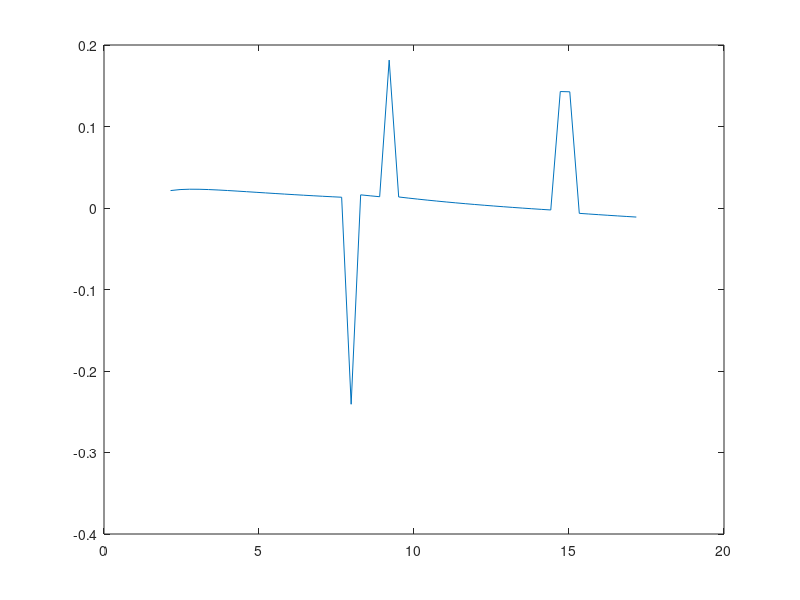

Recreate this plot in MATLAB. (Note: this script raises an error after producing the figure.)
% ==========================
% Problem set solving the stochastic neoclassical growth model different
% ways
% ==========================
% clear the workspace
clear
% close all figures
close all
%addpath('C:\Users\tbroer\Dropbox\Teaching\PSE\2021 Quantitative Macro\Problem sets\PS RBC')
%addpath('C:\Users\tbroer\Dropbox\Teaching\PSE\2021 Quantitative Macro\Problem sets')

% ============
% parameters
% ============
alpha=0.4; % capital share - this is alpha
beta = 0.99; % discount factor
rho = 0.95;   % persistence of TFP shock
sigma = 2.00000001; % CRRA coefficient (for 1 equals log, but need to replace the function, so set close to 1)
delta=0.1;

% ============
% options and convergence criteria
% ============

Howard =0; % set to 1 if you want to do policy fct iteration / Howard improvement
criter_V = 1e-7; % conv criterion for value function
N=50; % number of grid points
linear=1; % grid linear or not

%mean of capital non-stochastic steady state
kbar=((1/beta-1+delta)/(alpha))^(1/(alpha-1));
k_0 = 0.75*kbar;


% ==============
% 0. Grids,  etc
% ==============

% center the grid around mean of capital non-stochastic steady state
kbar=((1/beta-1+delta)/(alpha))^(1/(alpha-1));
% the grid
if delta==1
    if linear==1
        % linear sequence kbar -2kbar in N steps
        kgrid=linspace(kbar/2,2*kbar,N);
    else
        % linear sequence 0-0.5 in N steps, divided by 0.5 all to the power
        % of 5; times 1.5kbar
        temp=linspace(0,0.5,N).^5/0.5^5*(2*kbar-kbar/2);
        % 0.5kbar + temp
        kgrid=kbar/2+temp;
    end
else
    % if delta ~= 1, linear sequence 0.25kbar-2kbar in N steps
    kgrid=linspace(kbar/4 ,2*kbar,N);
end

% ==============
% 1. analytical case delta=1, finite T and infinite T
% ==============

alpha=0.4; % capital share - this is alpha
beta = 0.99; % discount factor
rho = 0.95;   % persistence of TFP shock
sigma = 2.00000001; % CRRA coefficient (for 1 equals log, but need to replace the function, so set close to 1)
delta=0.1;

% a. analytical policies, finite and infinite horizon


if delta==1 % only makes sense for delta=1
    k_analyt=zeros(1,T);
    
    k_analyt(1)=k_0;
    k_analyt_finite(1)=k_0;
    for t=2:T
        k_analyt(t)=(alpha*beta)*k_analyt(t-1)^alpha;
        temp=0;
        if t<T
            for i=t:T-1
                temp=alpha*beta*(1+temp);
            end
        end
        coef(t)=temp/(1+temp);
        k_analyt_finite(t)=coef(t)*k_analyt_finite(t-1)^alpha;
    end
    for i=1:N
        kprime_analyt(i)=(alpha*beta)*kgrid(i)^alpha;
    end
end
%%
% ==============
% 2. Value function iteration (solve with and w/o Howard / policy function iteration), infinite T
% ==============

%pre-allocate matrices c, u for speed
u = zeros(N,N);
c = zeros(N,N);

% one period return
for i=1:N
    for j=1:N %Think if kgrid(j) is correct or should maybe be kprime for the - kgrid(j)
        c(i,j)= kgrid(i)^alpha - kgrid(j) + (1-delta)*kgrid(i);
        if c(i,j)>0
            u(i,j)=(c(i,j)^(1-sigma) -1)/(1-sigma);
        else
            %But I think the above should be correct, bc of same structure
            %here
            u(i,j)=-1e50*((kgrid(i)^alpha+(1-delta)*kgrid(i)-kgrid(j))<=0);
        end
    end
end

% initial guesses and preallocations
dV=1;

%V= k_0^alpha - kgrid + (1-delta)*k_0;
%V= (V.^(1-sigma) -1)/(1-sigma);
% Alternative initial value definition
V = zeros(1,N);
VV = zeros(N,N);
Vnew = zeros(1,N);
kprime = zeros(1,N);
iter=0;
tic

% main loop
while dV>criter_V
    iter=iter+1;
    for i=1:N % loop over capital today
        for j=1:N %... and over capital tomorrow
            VV(i,j)= u(i,j) + beta*V(j); %this is without the interpolation
            %valuefun(kgrid(j), kgrid, kgrid(i), alpha, sigma, V, delta, beta); % calculate value for each i,j
        end
        % take maximum over capital tomorrow
        % IS this sum columnwise and take the one with max???
        [Vnew(i), maxI]= max(VV(i,:));
        %[max_V, max_I] = max(sum(VV, 2));
        %Vnew = VV(:, max_I);%[ xxxx FILL THIS IN xxxx ]
        % record policy function - doesnt make sense
        kprime(i) = kgrid(maxI);
    end
    % Howard - doesn't help much here
    if Howard==1 && iter>3
        dVV=1;
        while dVV>criter_V
            for i=1:N
                %Vnewhow(i)=[ xxxx FILL THIS IN xxxx ]
                clear temp
            end
            dVV=max(max(abs(Vnewhow-Vnew)));
            %disp(dVV)
            Vnew=Vnewhow;
        end
    end
    
    % calculate convergence criterion - why the double max() here?
    % but basically, we stop if the old-new difference in values is small
    dV=max(max(abs(Vnew-V)));
    % updated value function
    V=Vnew;
    disp('dV')
    disp(dV)
end

V_disc_VFI=V;
toc

%% Build plots for policy functions - Plot policy function k'(k)


plot(kgrid, kprime), xlabel('Capital values at t'), ylabel('Capital level at t+1');

plot(kgrid, V), xlabel('Capital values at t'), ylabel('Value function result at t');

%%

% Euler equation errors in percent

% consumption vector today
c1= kgrid.^alpha + (1- delta)*kgrid - kprime;
% consumption vector at choice kprime tomorrow
c2= interp1(kgrid, c1, kprime,'linear','extrap');
% marginal productivity
margprod=alpha.*kprime.^(alpha-1) + 1 - delta;

EEerror_disc=(c1 - beta.*margprod.^(-1/sigma).*c2)./c1;
maxEEerror_disc=max(abs(EEerror_disc));

plot(kgrid, EEerror_disc)
%%
% ==============
% 3. Value function iteration with interpolation
% ==============
% set options for fminsearch
options=optimset('MaxIter',5000,'MaxFunEval',5000,'TolFun',1e-12);
% initial guesses
dV=1;
V=V_disc_VFI%zeros(N,1);
iter=0;
tic
kprime_VFI_cont=kprime_VFI; %initial guess

        alpha1 = (3-sqrt(5))/2;
        alpha2 = (sqrt(5)-1)/2;
tic

% fminsearch
while dV>criter_V
    iter=iter+1;
    kprimelow=min(kgrid); kprimehigh=1.3*min(kgrid);
    for i=1:N % loop over capital today
        % find maximum over capital tomorrow - now using interpolation
        [kprime_VFI_cont(i),Vnew(i,1)]=fminsearch(@(x) Valuefun(x,kgrid,kgrid(i),alpha,sigma,V,delta,beta),kprime_VFI_cont(i),options);
    end
    Vnew=-Vnew; % take negative as Valuefun is for minimisation
    % calculate convergence criterion
    dV=max(max(abs(Vnew-V)));
    % updated value function
    V=Vnew;
    %disp('dV')
    %disp(dV)%
end
t_fmins=toc;

% with Golden Search
dV=1;
ctemp=kgrid.^alpha+(1-delta)*kgrid;
V=V_disc_VFI;%(ctemp.^(1-sigma)-1)/(1-sigma)
iter=0;
tic
while dV>criter_V
    iter=iter+1;

    for i=1:N % loop over capital today
        
        if i==1
            kprimelow=min(kgrid); 
            kprimehigh=max(kgrid);
        else
            kprimelow=max(kprimelow,min(kgrid)); 
            kprimehigh=1.2*kprimelow;
        end
        b1=kprimelow+alpha1*(kprimehigh-kprimelow);
        b2=kprimelow+alpha2*(kprimehigh-kprimelow);
        Vlow=Valuefunpos(kprimelow,kgrid,kgrid(i),alpha,sigma,V,delta,beta);
        Vhigh=Valuefunpos(kprimehigh,kgrid,kgrid(i),alpha,sigma,V,delta,beta);
        Vb1=Valuefunpos(b1,kgrid,kgrid(i),alpha,sigma,V,delta,beta);
        Vb2=Valuefunpos(b2,kgrid,kgrid(i),alpha,sigma,V,delta,beta);
        dk=1;
        criter_k=1e-12;
        while dk>criter_k
        % use golden search
        if Vb2>Vb1                                            
        kprimelow=[ xxxx FILL THIS IN xxxx ]; Vlow=[ xxxx FILL THIS IN xxxx ];
        %b1=[ xxxx FILL THIS IN xxxx ];Vb1=[ xxxx FILL THIS IN xxxx ]2;
        b2=[ xxxx FILL THIS IN xxxx ];
        Vb2=[ xxxx FILL THIS IN xxxx ];
        else
        kprimehigh=[ xxxx FILL THIS IN xxxx ];Vhigh=[ xxxx FILL THIS IN xxxx ];
        b2=[ xxxx FILL THIS IN xxxx ];Vb2=[ xxxx FILL THIS IN xxxx ];
        b1=[ xxxx FILL THIS IN xxxx ];
        Vb1=[ xxxx FILL THIS IN xxxx ];
        end
        dk=abs(Vhigh-Vlow);
        end
        kprime_VFI_contG(i)=1/2*(kprimelow+kprimehigh);
        VnewG(i)=1/2*(Vlow+Vhigh);

        % disp([Vnew(i,1),kprime_VFI_cont(i)])
    end
    
    % calculate convergence criterion
    dV=max(max(abs(VnewG-V)));
    % updated value function
    V=VnewG;    
    disp('dV')
    disp(dV)
end
t_G=toc;



% Euler equation errors in percent
% consumption vector today
c1=[ xxxx FILL THIS IN xxxx ]
% consumption vector at choice kprime tomorrow
c2=[ xxxx FILL THIS IN xxxx ]
% marginal productivity
margprod=[ xxxx FILL THIS IN xxxx ]

EEerror_cont=[ xxxx FILL THIS IN xxxx ]
maxEEerror_cont=max(abs(EEerror_cont));


% ==============
% Figures
% ==============
% plot policy function
figure(1)
% levels
subplot(2,1,1)
hold on
if delta==1 && abs(sigma-1)<0.001
    kprime_analyt_pol=alpha*beta*kgrid.^alpha;
    plot(kgrid,kprime_analyt_pol,'b-','Linewidth',1)
end
plot(kgrid,kprime_VFI,'k-','Linewidth',1)
plot(kgrid,kprime_VFI_cont,'k--','Linewidth',1)
plot(kgrid,kprime_VFI_contG,'k--','Linewidth',1)
